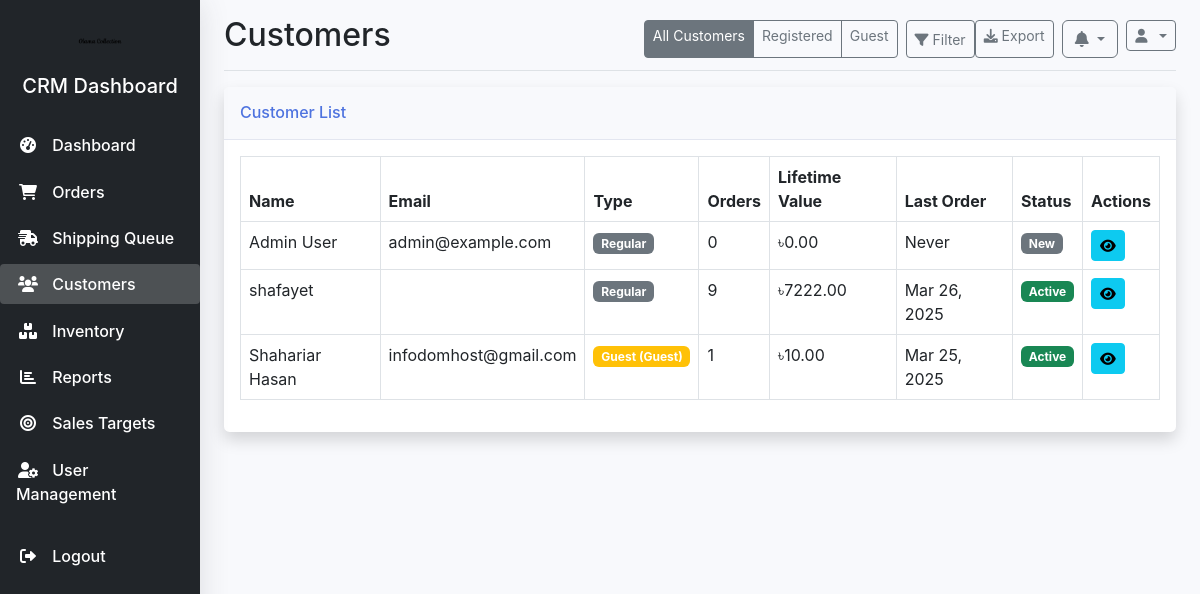
Screenshot of /crm/customers/ (signed in) with the database file from the repository.
### crm/models.py (models this page shows, shortened)
class Customer(models.Model):
    user = models.OneToOneField(User, on_delete=models.CASCADE, related_name='crm_customer')
    CUSTOMER_TYPE_CHOICES = (
        ('regular', _('Regular')),
        ('vip', _('VIP')),
        ('wholesale', _('Wholesale')),
    )
    customer_type = models.CharField(max_length=20, choices=CUSTOMER_TYPE_CHOICES, default='regular')
    lifetime_value = models.DecimalField(max_digits=10, decimal_places=2, default=0)
    last_purchase_date = models.DateTimeField(null=True, blank=True)
    total_orders = models.PositiveIntegerField(default=0)
    notes = models.TextField(blank=True)
    email_opt_in = models.BooleanField(default=True)
    sms_opt_in = models.BooleanField(default=True)

### orders/models.py (models this page shows, shortened)
class Order(models.Model):
    order_number = models.CharField(max_length=20, unique=True, null=True, blank=True)
    customer = models.ForeignKey(User, on_delete=models.SET_NULL, related_name='orders', null=True, blank=True)
    shipping_address = models.TextField(null=True, blank=True)
    billing_address = models.TextField(blank=True, null=True)
    payment_method = models.CharField(max_length=50, null=True, blank=True)  # Made nullable
    payment_status = models.CharField(max_length=50, default='pending')
    total_amount = models.DecimalField(max_digits=10, decimal_places=2, null=True, blank=True)  # Made nullable
    created_at = models.DateTimeField(auto_now_add=True)
    updated_at = models.DateTimeField(auto_now=True)
    status = models.ForeignKey('crm.OrderStatus', on_delete=models.SET_NULL, null=True, blank=True)
    tracking_code = models.CharField(max_length=50, blank=True, null=True)
    consignment_id = models.CharField(max_length=50, blank=True, null=True)
    delivery_status = models.CharField(max_length=50, blank=True, null=True)
    inventory_updated = models.BooleanField(default=False)

### crm/views.py (the view, shortened to what this page needs)
# urls.py: path('customers/', views.customer_list, name='customer_list'),
@crm_login_required
def customer_list(request):
    customer_type = request.GET.get('customer_type', '')
    query = request.GET.get('q', '')
    show_type = request.GET.get('show', 'all')  # all, registered, guest
    from django.contrib.auth import get_user_model
    from orders.models import Order
    from .models import Customer
    from django.db.models import Count, Sum, Max, F, Value, CharField, Q
    from django.db.models.functions import Concat
    from django.utils import timezone
    User = get_user_model()
    all_customers = []
    if show_type in ['all', 'registered']:
        registered_users = User.objects.annotate(
            total_orders=Count('orders', distinct=True),
            lifetime_value=Sum('orders__total_amount'),
            last_purchase_date=Max('orders__created_at')
        )
        for user in registered_users:
            customer, created = Customer.objects.get_or_create(
                user=user,
                defaults={
                    'customer_type': 'regular',
                    'total_orders': user.total_orders or 0,
                    'lifetime_value': user.lifetime_value or 0,
                    'last_purchase_date': user.last_purchase_date,
                    'email_opt_in': True,
                    'sms_opt_in': True
                }
            )
            if not created:
                customer.total_orders = user.total_orders or 0
                customer.lifetime_value = user.lifetime_value or 0
                customer.last_purchase_date = user.last_purchase_date
                customer.save()
            if customer_type and customer.customer_type != customer_type:
                continue
            all_customers.append({
                'id': f"reg_{user.id}",  # Prefix to distinguish from guest customers
                'user': user,
                'customer': customer,
                'email': user.email,
                'name': user.get_full_name() or user.username,
                'total_orders': user.total_orders or 0,
                'lifetime_value': user.lifetime_value or 0,
                'last_purchase_date': user.last_purchase_date,
                'is_registered': True,
                'customer_type': customer.customer_type,
                'get_customer_type_display': customer.get_customer_type_display()
            })
    if show_type in ['all', 'guest']:
        guest_orders = Order.objects.filter(
            customer__isnull=True,
            shipping_address__isnull=False  # Ensure shipping address exists
        ).exclude(shipping_address='')
        if query:
            guest_orders = guest_orders.filter(
                shipping_address__icontains=query
            )
        guest_customers = {}
        for order in guest_orders:
            import re
            email_match = re.search(r'Email: ([^\n]+)', order.shipping_address)
            name_match = re.search(r'^([^\n]+)', order.shipping_address)
            guest_email = email_match.group(1) if email_match else f"guest_{order.id}@example.com"
            guest_name = name_match.group(1) if name_match else f"Guest Customer"
            if guest_email not in guest_customers:
                guest_customers[guest_email] = {
                    'name': guest_name,
                    'email': guest_email,
                    'orders': [],
                    'total_orders': 0,
                    'lifetime_value': 0,
                    'last_purchase_date': None
                }
            guest_customers[guest_email]['orders'].append(order)
            guest_customers[guest_email]['total_orders'] += 1
            guest_customers[guest_email]['lifetime_value'] += order.total_amount or 0
            if (not guest_customers[guest_email]['last_purchase_date'] or
                (order.created_at and guest_customers[guest_email]['last_purchase_date'] < order.created_at)):
                guest_customers[guest_email]['last_purchase_date'] = order.created_at
        for email, data in guest_customers.items():
            all_customers.append({
                'id': f"guest_{email}",  # Using email as identifier
                'user': None,
                'customer': None,  # No Customer model for guests
                'email': email,
                'name': data['name'],
                'total_orders': data['total_orders'],
                'lifetime_value': data['lifetime_value'],
                'last_purchase_date': data['last_purchase_date'],
                'is_registered': False,
                'customer_type': 'guest',
                'get_customer_type_display': 'Guest'
            })
    today = timezone.now().date()
    for customer in all_customers:
        if customer['last_purchase_date']:
            try:
                days_since = (today - customer['last_purchase_date'].date()).days
                if days_since <= 30:
                    customer['status'] = 'active'
                    customer['status_display'] = 'Active'
                    customer['status_color'] = 'success'
                elif days_since <= 90:
                    customer['status'] = 'at_risk'
                    customer['status_display'] = 'At Risk'
                    customer['status_color'] = 'warning'
                else:
                    customer['status'] = 'inactive'
                    customer['status_display'] = 'Inactive'
                    customer['status_color'] = 'danger'
            except (AttributeError, TypeError):
                customer['status'] = 'unknown'
                customer['status_display'] = 'Unknown'
                customer['status_color'] = 'secondary'
        else:
            customer['status'] = 'new'
            customer['status_display'] = 'New'
            customer['status_color'] = 'secondary'
    context = {
        'customers': all_customers,
        'filters': {
            'customer_type': customer_type,
            'query': query,
            'show_type': show_type
        }
    }
    return render(request, 'crm/customers/list.html', context)

### crm/templates/crm/customers/list.html (shortened to what this page needs)
{% extends 'crm/base.html' %}
{% load static %}
{% block page_title %}Customers{% endblock %}
{% block header_buttons %}
<div class="btn-group me-2">
    <a href="{% url 'crm:customer_list' %}?show=all" class="btn btn-sm btn-outline-secondary {% if filters.show_type == 'all' or not filters.show_type %}active{% endif %}">
        All Customers
    </a>
    <a href="{% url 'crm:customer_list' %}?show=registered" class="btn btn-sm btn-outline-secondary ">
        Registered
    </a>
    <a href="{% url 'crm:customer_list' %}?show=guest" class="btn btn-sm btn-outline-secondary ">
        Guest
    </a>
</div>
<button type="button" class="btn btn-sm btn-outline-secondary" data-bs-toggle="modal" data-bs-target="#filterModal">
    <i class="fas fa-filter"></i> Filter
</button>
<a href="?{% if request.GET %}{% for key, value in request.GET.items %}{% if key != 'export' %}{{ key }}={{ value }}&{% endif %}{% endfor %}{% endif %}export=true" class="btn btn-sm btn-outline-secondary">
    <i class="fas fa-download"></i> Export
</a>
{% endblock %}
{% block content %}
<div class="card shadow mb-4">
    <div class="card-header py-3">
        <h6 class="m-0 font-weight-bold text-primary">Customer List</h6>
    </div>
    <div class="card-body">
        <div class="table-responsive">
            <table class="table table-bordered" id="customersTable" width="100%" cellspacing="0">
                <thead>
                    <tr>
                        <th>Name</th>
                        <th>Email</th>
                        <th>Type</th>
                        <th>Orders</th>
                        <th>Lifetime Value</th>
                        <th>Last Order</th>
                        <th>Status</th>
                        <th>Actions</th>
                    </tr>
                </thead>
                <tbody>
                    {% for customer in customers %}
                    <tr>
                        <td>{{ customer.name }}</td>
                        <td>{{ customer.email }}</td>
                        <td>
                            <span class="badge {% if customer.is_registered %}bg-{% if customer.customer_type == 'regular' %}secondary{% elif customer.customer_type == 'vip' %}primary{% elif customer.customer_type == 'wholesale' %}success{% else %}info{% endif %}{% else %}bg-warning{% endif %}">
                                {{ customer.get_customer_type_display }}
                                {% if not customer.is_registered %}(Guest){% endif %}
                            </span>
                        </td>
                        <td>{{ customer.total_orders }}</td>
                        <td>৳{{ customer.lifetime_value|floatformat:2 }}</td>
                        <td>
                            {% if customer.last_purchase_date %}
                            {{ customer.last_purchase_date|date:"M d, Y" }}
                            {% else %}
                            Never
                            {% endif %}
                        </td>
                        <td>
                            <span class="badge bg-{{ customer.status_color }}">{{ customer.status_display }}</span>
                        </td>
                        <td>
                            <a href="{% url 'crm:customer_detail' customer.id %}" class="btn btn-sm btn-info">
                                <i class="fas fa-eye"></i>
                            </a>
                        </td>
                    </tr>
                    {% empty %}
                    <tr>
                        <td colspan="8" class="text-center">No customers found</td>
                    </tr>
                    {% endfor %}
                </tbody>
            </table>
        </div>
    </div>
</div>
{% endblock %}

### crm/static/crm/css/style.css (style rules this page uses)
body { font-family: 'Nunito', -apple-system, BlinkMacSystemFont, "Segoe UI", Roboto, "Helvetica Neue", Arial, sans-serif; background-color: #f8f9fc; }
.card { border: none; box-shadow: 0 0.15rem 1.75rem 0 rgba(58, 59, 69, 0.1); border-radius: 0.35rem; }
.card-header { background-color: #f8f9fc; border-bottom: 1px solid #e3e6f0; }
.text-primary { color: #4e73df !important; }
.table-responsive { overflow-x: auto; }

### rows the page displays
Customer: lifetime_value "7222.00", last_purchase_date "Mar 26, 2025"
Order: last_purchase_date "Mar 25, 2025"

### other values shown
{{ customer.name }} "Admin User" "shafayet" "Shahariar Hasan"
{{ customer.email }} "admin@example.com" "infodomhost@gmail.com"
{{ customer.get_customer_type_display }} "Regular" "Regular" "Guest"
{{ customer.total_orders }} "0" "9" "1"
{{ customer.lifetime_value|floatformat:2 }} "0.00" "10.00"
{{ customer.status_display }} "New" "Active" "Active"
